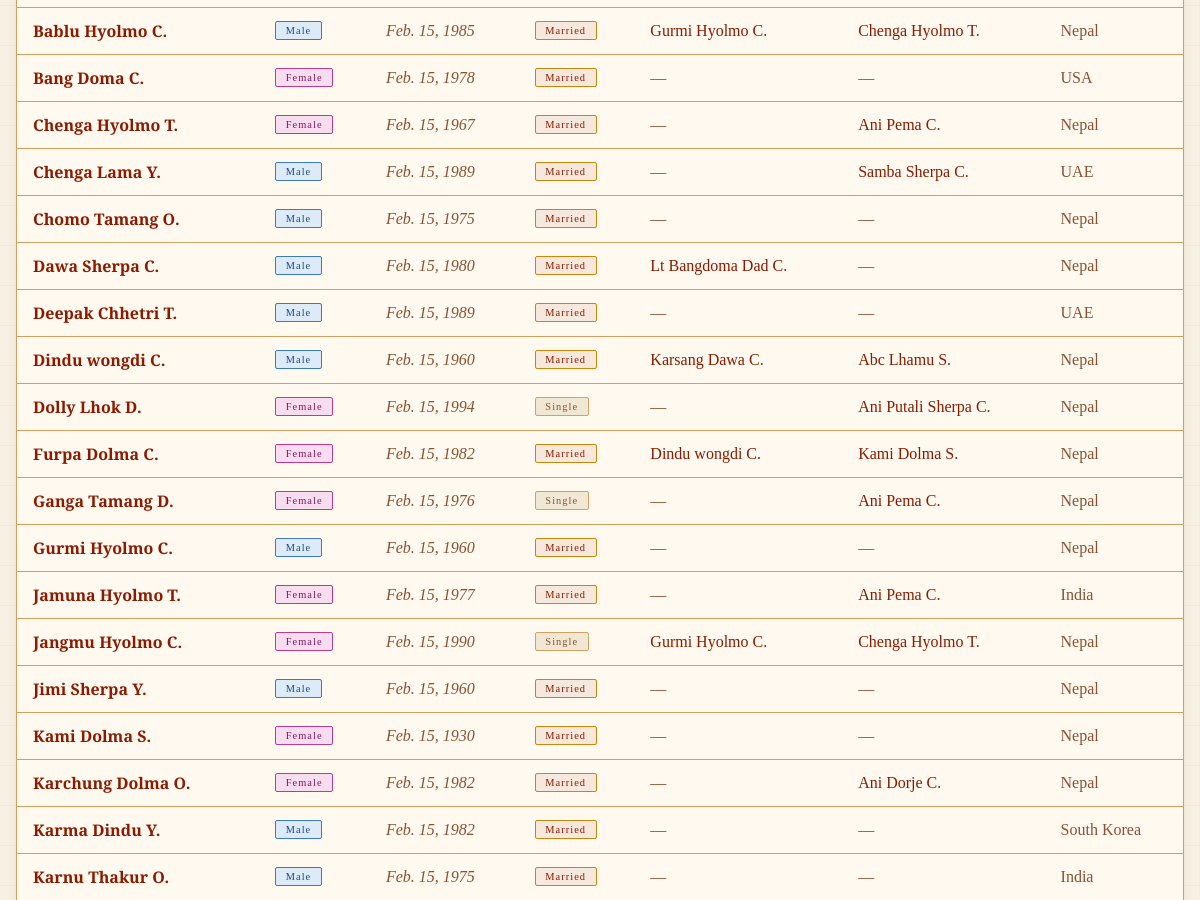
Before: /accounts/family/ (signed in, middle part) with the older database file.
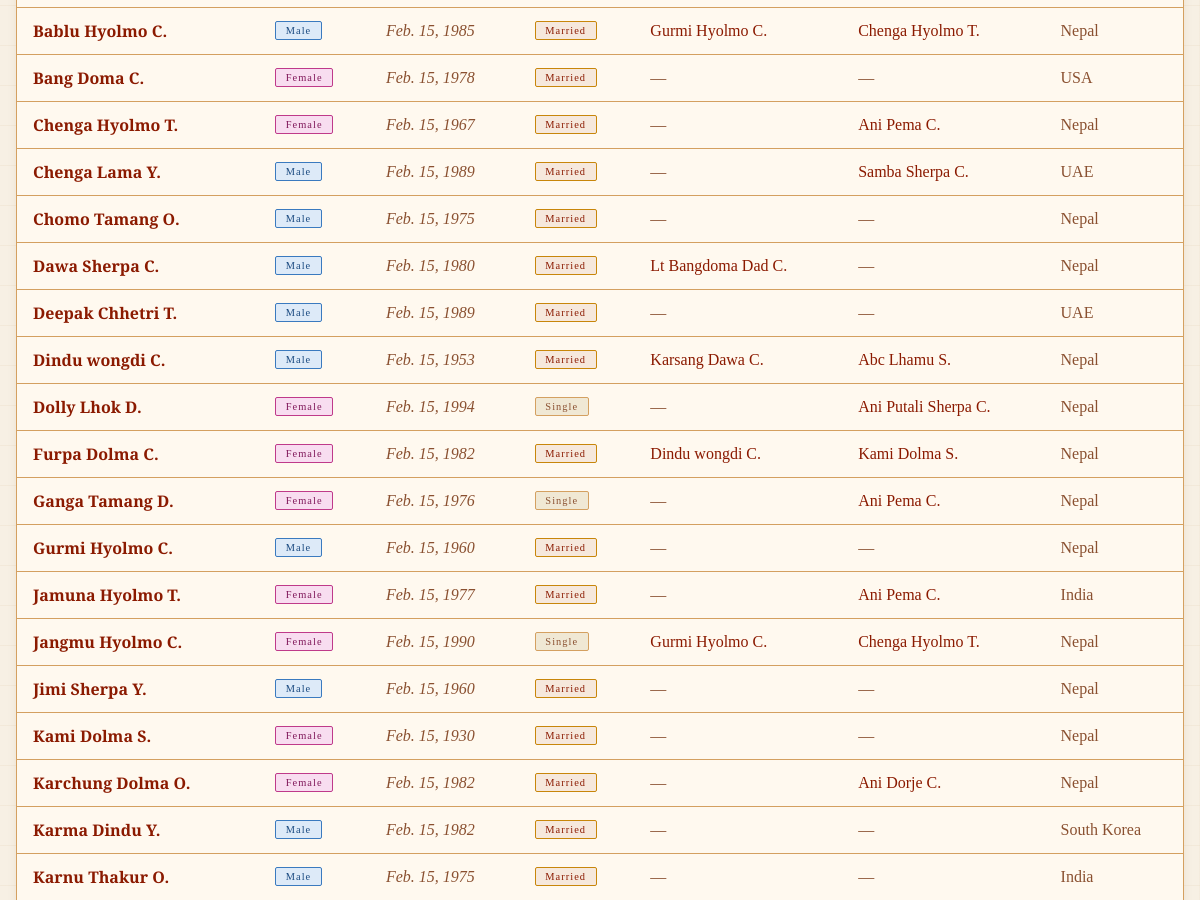
After: the same page with the newer database file.
### accounts/models.py (models this page shows, shortened)
class FamilyMember(models.Model):
    user         = models.ForeignKey(User, on_delete=models.CASCADE, null=True, blank=True)
    family_group = models.ForeignKey(FamilyGroup, on_delete=models.SET_NULL, null=True, blank=True, related_name='members')
    first_name   = models.CharField(max_length=100)
    middle_name  = models.CharField(max_length=100, blank=True)
    last_name    = models.CharField(max_length=100)
    gender         = models.CharField(max_length=1, choices=GENDER_CHOICES, null=True, blank=True)
    marital_status = models.CharField(max_length=10, choices=MARITAL_STATUS, default='Single')
    date_of_birth  = models.DateField(null=True, blank=True)
    date_of_death  = models.DateField(null=True, blank=True)
    address        = models.TextField(blank=True)
    photo          = models.ImageField(upload_to='members/', blank=True, null=True)
    phone          = models.CharField(max_length=30, blank=True)
    facebook       = models.CharField(max_length=200, blank=True)
    instagram      = models.CharField(max_length=200, blank=True)
    father = models.ForeignKey(
        'self', null=True, blank=True,
        on_delete=models.SET_NULL,
        related_name='children_of_father'
    )
    mother = models.ForeignKey(
        'self', null=True, blank=True,
        on_delete=models.SET_NULL,
        related_name='children_of_mother'
    )
    spouse = models.ForeignKey(
        'self', null=True, blank=True,
        on_delete=models.SET_NULL,
        related_name='married_to'
    )
    def __str__(self):
        if self.middle_name:
            return f"{self.first_name} {self.middle_name} {self.last_name[0]}."
        return f"{self.first_name} {self.last_name[0]}."

### accounts/views.py (the view)
# urls.py: path('family/', views.family_list, name='family_list'),
@login_required
def family_list(request):
    q = request.GET.get('q', '')
    user_group = _get_user_group(request.user)
    if request.user.is_staff or request.user.is_superuser:
        members = FamilyMember.objects.all()
    elif user_group:
        members = FamilyMember.objects.filter(family_group=user_group)
    else:
        members = FamilyMember.objects.all()
    if q:
        members = members.filter(first_name__icontains=q) | members.filter(last_name__icontains=q)
    members = members.distinct().order_by('first_name', 'last_name')
    return render(request, 'accounts/family_list.html', {'members': members, 'q': q})

### accounts/views.py (called while the page is built)
def _get_user_group(user):
    prof = UserProfile.objects.filter(user=user).first()
    return prof.family_group if prof else None

### accounts/templates/accounts/family_list.html (shortened to what this page needs)
﻿{% extends 'accounts/base.html' %}
{% block content %}
<div class="main wide">
  {% if members %}
  <div class="card" style="padding:0; overflow:hidden;">
    <div class="table-scroll">
      <table class="data-table" id="members-table">
        <tbody id="table-body">
          {% for member in members %}
          <tr data-name="{{ member.first_name }} {{ member.last_name }}"
              data-gender="{{ member.gender }}"
              data-dob="{{ member.date_of_birth|date:'Y-m-d' }}"
              data-lastname="{{ member.last_name }}"
              data-location="{{ member.address }}">
            <td><a href="{% url 'family_detail' member.pk %}" class="text-link" style="font-weight:600;">{{ member }}</a></td>
            <td>
              {% if member.gender == 'M' %}<span class="badge badge-male">Male</span>
              {% elif member.gender == 'F' %}<span class="badge badge-female">Female</span>
              {% else %}<span style="color:var(--text-dim);">—</span>{% endif %}
            </td>
            <td style="color:var(--text-dim); font-style:italic;">{{ member.date_of_birth|default:"—" }}</td>
            <td>
              {% if member.marital_status == 'Married' %}<span class="badge badge-married">Married</span>
              {% else %}<span class="badge badge-single">Single</span>{% endif %}
            </td>
            <td>
              {% if member.father %}<a href="{% url 'family_detail' member.father.pk %}" class="text-link">{{ member.father }}</a>
              {% else %}<span style="color:var(--text-dim);">—</span>{% endif %}
            </td>
            <td>
              {% if member.mother %}<a href="{% url 'family_detail' member.mother.pk %}" class="text-link">{{ member.mother }}</a>
              {% else %}<span style="color:var(--text-dim);">—</span>{% endif %}
            </td>
            <td style="color:var(--text-dim);">{{ member.address|default:"—" }}</td>
          </tr>
          {% endfor %}
        </tbody>
      </table>
    </div>
  </div>
  {% endif %}
</div>
{% endblock %}

Changed rows visible on the page:
changed FamilyMember "Karsang Dawa C.": date_of_birth "Feb. 15, 1960" → "Feb. 15, 1953"
